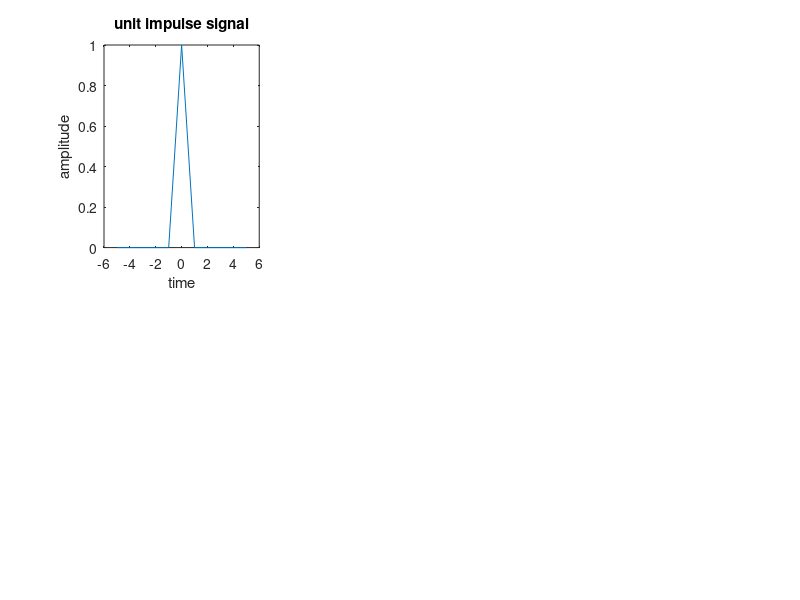

The MATLAB script that drew this image:
%Unit impulse signal
clc;
clear all;
close all;
N=5 ; %Set limit 
t1 = -5:5;
x1=[zeros(1,N),ones(1,1),zeros(1,N)];
subplot(2,3,1);
plot(t1,x1);
xlabel('time');
ylabel('amplitude');
title('unit impulse signal');

